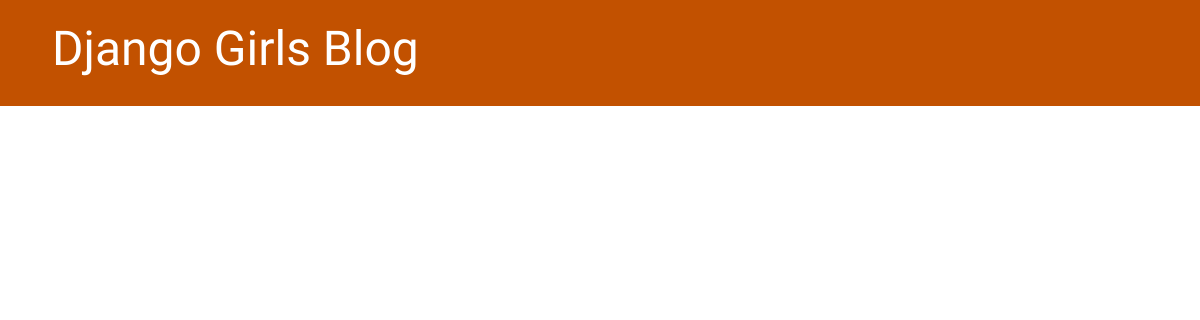
The app's page /, older data.
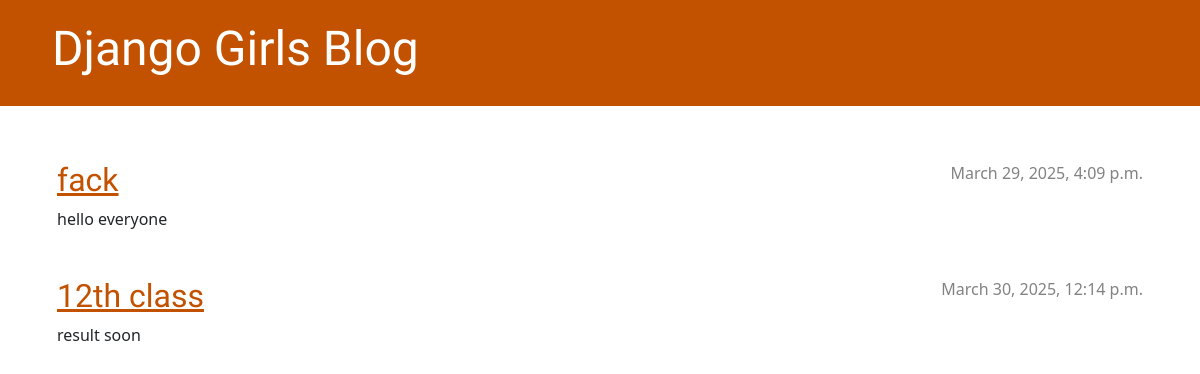
The same page, newer data.
### blog/models.py (models this page shows, shortened)
class Post(models.Model):
    author = models.ForeignKey(settings.AUTH_USER_MODEL, on_delete=models.CASCADE)
    title = models.CharField(max_length=200)
    text = models.TextField()
    created_date = models.DateTimeField(default=timezone.now)
    published_date = models.DateTimeField(blank=True, null=True)

### blog/views.py (the view)
# urls.py: path('', views.post_list, name='post_list'),
def post_list(request):
    posts = Post.objects.filter(published_date__lte=timezone.now()).order_by('published_date')
    return render(request, 'blog/index.html', {'posts': posts})

### blog/templates/blog/index.html
{% extends 'blog/base.html' %}
{% block content %}
    {% for post in posts %}
        <article class="post">
            <time class="date">
                {{ post.published_date }}
            </time>
            <h2><a href="{% url 'post_detail' pk=post.pk %}">{{ post.title }}</a></h2>
            <p>{{ post.text|linebreaksbr }}</p>
        </article>
    {% endfor %}
{% endblock %}

Row changes from the older to the newer data that the page shows:
added Post: published_date "March 29, 2025, 4:09 p.m.", title "fack", text "hello everyone"
added Post: published_date "March 30, 2025, 12:14 p.m.", title "12th class", text "result soon"
